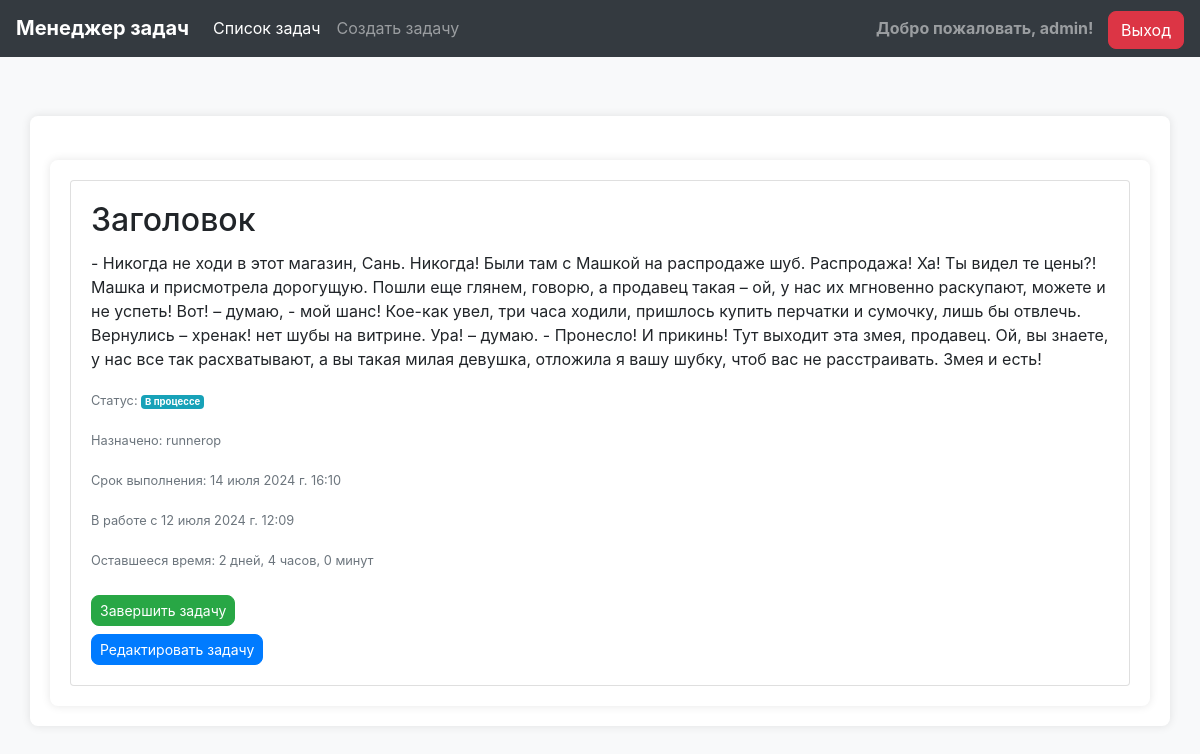
The app's page /task/29/ (signed in) with its own data.
### tasks/models.py (models this page shows, shortened)
class Task(models.Model):
    STATUS_CHOICES = [
        ('todo', 'К выполнению'),
        ('in_progress', 'В процессе'),
        ('done', 'Завершено')
    ]
    title = models.CharField('Название задачи', max_length=255)
    description = models.TextField('Описание')
    assigned_to = models.ForeignKey(User, verbose_name='Назначено на', on_delete=models.CASCADE)
    due_date = models.DateField('Срок выполнения')
    due_time = models.TimeField('Время выполнения', default='00:00:00')
    status = models.CharField('Статус', max_length=50, choices=STATUS_CHOICES, default='todo')
    completion_time = models.DateTimeField('Время завершения', null=True, blank=True)
    start_time = models.DateTimeField('Время начала работы', null=True, blank=True)
    in_progress_by = models.ForeignKey(User, on_delete=models.SET_NULL, null=True, blank=True, related_name='in_progress_tasks')
    def format_timedelta(self, td):
        days = td.days
        hours, remainder = divmod(td.seconds, 3600)
        minutes, seconds = divmod(remainder, 60)
        if days > 0:
            return f'{days} дней, {hours} часов, {minutes} минут'
        elif hours > 0:
            return f'{hours} часов, {minutes} минут'
        elif minutes > 0:
            return f'{minutes} минут'
        else:
            return f'{seconds} секунд'
    def remaining_time(self):
        if self.status in ['todo', 'in_progress'] and self.due_date and self.due_time:
            now = timezone.localtime(timezone.now(), timezone.get_current_timezone())
            due_datetime = timezone.make_aware(timezone.datetime.combine(self.due_date, self.due_time))
            if self.status == 'todo':
                remaining = due_datetime - now
            elif self.status == 'in_progress':
                remaining = due_datetime - self.start_time
            return self.format_timedelta(remaining)
        return ""

### tasks/views.py (the view)
# urls.py: path('task/<int:pk>/', views.task_detail, name='task_detail'),
@login_required
def task_detail(request, pk):
    task = get_object_or_404(Task, pk=pk)
    if request.method == 'POST' and 'start_working' in request.POST:
        task.start_working(request.user)
        return redirect('task_detail', pk=pk)  # Перенаправляем на страницу деталей задачи
    return render(request, 'tasks/task_detail.html', {'task': task})

### tasks/templates/tasks/task_detail.html (shortened to what this page needs)
{% extends 'base.html' %}
{% block content %}
    <div class="container mt-4">
        <div class="card">
            <div class="card-body">
                <h2 class="card-title">{{ task.title }}</h2>
                <p class="card-text">{{ task.description }}</p>
                <p class="card-text"><small class="text-muted">Статус: <span class="badge badge-info">{{ task.get_status_display }}</span></small></p>
                <p class="card-text"><small class="text-muted">Назначено: {{ task.assigned_to.username }}</small></p>
                <p class="card-text"><small class="text-muted">Срок выполнения: {{ task.due_date }} {{ task.due_time }}</small></p>
                {% if task.status == 'in_progress' %}
                    {% if not task.start_time %}
                        <form method="post" action="{% url 'task_detail' pk=task.pk %}">
                            {% csrf_token %}
                            <button type="submit" name="start_working" class="btn btn-primary btn-sm">Взять в работу</button>
                        </form>
                    {% else %}
                        <p class="card-text"><small class="text-muted">В работе с {{ task.start_time }}</small></p>
                        <p class="card-text"><small class="text-muted">Оставшееся время: {{ task.remaining_time }}</small></p>
                    {% endif %}
                    <form method="post" action="{% url 'task_complete' task.pk %}">
                        <button type="submit" class="btn btn-success btn-sm mt-2">Завершить задачу</button>
                    </form>
                {% elif task.status == 'todo' %}
                    <form method="post" action="{% url 'task_detail' pk=task.pk %}">
                        {% csrf_token %}
                        <button type="submit" name="start_working" class="btn btn-primary btn-sm">Взять в работу</button>
                    </form>
                {% endif %}
                <a href="{% url 'task_edit' task.pk %}" class="btn btn-primary btn-sm mt-2">Редактировать задачу</a>
            </div>
        </div>
    </div>
{% endblock %}

### templates/base.html (shortened to what this page needs)
<!DOCTYPE html>
<html lang="ru">
<head>
    <link rel="stylesheet" href="https://stackpath.bootstrapcdn.com/bootstrap/4.5.2/css/bootstrap.min.css">
</head>
<body>
    <nav class="navbar navbar-expand-md navbar-dark bg-dark fixed-top">
        <a class="navbar-brand" href="#">Менеджер задач</a>
        <div class="collapse navbar-collapse" id="navbarCollapse">
            <ul class="navbar-nav mr-auto">
                <li class="nav-item active">
                    <a class="nav-link" href="{% url 'task_list' %}">Список задач</a>
                </li>
                <li class="nav-item">
                    <a class="nav-link" href="{% url 'task_create' %}">Создать задачу</a>
                </li>
            </ul>
            <ul class="navbar-nav ml-auto">
                {% if user.is_authenticated %}
                    <li class="nav-item">
                        <span class="navbar-text welcome-text">
                            Добро пожаловать, {{ user.username }}!
                        </span>
                        <form action="{% url 'logout' %}" method="post" style="display: inline;">
                            <button type="submit" class="btn btn-danger logout-btn">Выход</button>
                        </form>
                    </li>
                {% endif %}
            </ul>
        </div>
    </nav>
    <main role="main" class="container">
        {% block content %}
        {% endblock %}
    </main>
</body>
</html>

### templates/base.html (style rules this page uses)
body { padding-top: 6rem; background-color: #f8f9fa; }
.navbar { background-color: #343a40; }
.navbar-brand { font-weight: bold; }
.navbar-text { color: #ffffff; font-size: 14px; }
.navbar-nav .nav-link { color: #ffffff; }
.container { background-color: #ffffff; box-shadow: 0 0 10px rgba(0,0,0,0.1); border-radius: 8px; padding: 20px; margin-top: 20px; }
.btn { border-radius: 8px; }
.welcome-text { font-size: 16px; font-weight: bold; margin-right: 10px; }
.logout-btn { background-color: #dc3545; border-color: #dc3545; }

### records on screen
Task: title "Заголовок", description "- Никогда не ходи в этот магазин, Сань. Никогда! Были там с Машкой на распродаже шуб. Распродажа! Ха! Ты видел те цены?! Машка и присмотрела дорогущую. Пошли еще глянем, говорю, а продавец такая – ой, у нас их мгновенно раскупают, можете и не успеть! Вот! – думаю, - мой шанс! Кое-как увел, три часа ходили, пришлось купить перчатки и сумочку, лишь бы отвлечь. Вернулись – хренак! нет шубы на витрине. Ура! – думаю. - Пронесло! И прикинь! Тут выходит эта змея, продавец. Ой, вы знаете, у нас все так расхватывают, а вы такая милая девушка, отложила я вашу шубку, чтоб вас не расстраивать. Змея и есть!", status "В процессе", assigned_to.username "runnerop", due_date "14 июля 2024 г.", due_time "16:10", start_time "12 июля 2024 г. 12:09", remaining_time "2 дней, 4 часов, 0 минут"

### other values on screen
{{ user.username }} "admin"
